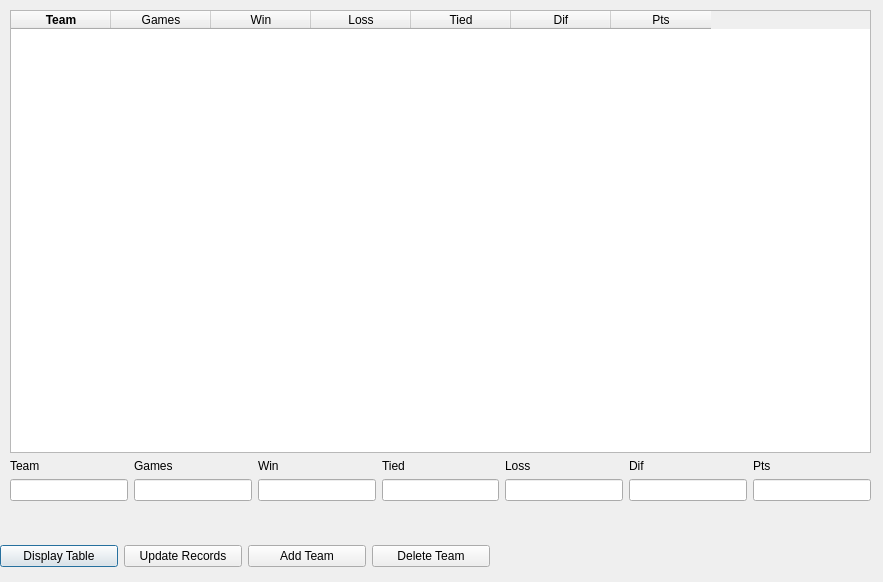
<?xml version="1.0" encoding="UTF-8"?>
<ui version="4.0">
 <class>georgetown1</class>
 <widget class="QDialog" name="georgetown1">
  <property name="geometry">
   <rect>
    <x>0</x>
    <y>0</y>
    <width>883</width>
    <height>582</height>
   </rect>
  </property>
  <property name="windowTitle">
   <string>Dialog</string>
  </property>
  <widget class="QWidget" name="layoutWidget_2">
   <property name="geometry">
    <rect>
     <x>0</x>
     <y>540</y>
     <width>490</width>
     <height>32</height>
    </rect>
   </property>
   <layout class="QHBoxLayout" name="horizontalLayout_4">
    <item>
     <widget class="QPushButton" name="displayName">
      <property name="text">
       <string>Display Table</string>
      </property>
     </widget>
    </item>
    <item>
     <widget class="QPushButton" name="pushButtonUpdate">
      <property name="text">
       <string>Update Records</string>
      </property>
     </widget>
    </item>
    <item>
     <widget class="QPushButton" name="pushButtonagregar">
      <property name="text">
       <string>Add Team</string>
      </property>
     </widget>
    </item>
    <item>
     <widget class="QPushButton" name="pushButtonDelete">
      <property name="text">
       <string>Delete Team</string>
      </property>
     </widget>
    </item>
   </layout>
  </widget>
  <widget class="QWidget" name="">
   <property name="geometry">
    <rect>
     <x>10</x>
     <y>10</y>
     <width>861</width>
     <height>491</height>
    </rect>
   </property>
   <layout class="QVBoxLayout" name="verticalLayout_8">
    <item>
     <widget class="QTableWidget" name="tableDatos">
      <column>
       <property name="text">
        <string>Team</string>
       </property>
       <property name="font">
        <font>
         <weight>75</weight>
         <italic>false</italic>
         <bold>true</bold>
        </font>
       </property>
      </column>
      <column>
       <property name="text">
        <string>Games</string>
       </property>
      </column>
      <column>
       <property name="text">
        <string>Win</string>
       </property>
      </column>
      <column>
       <property name="text">
        <string>Loss</string>
       </property>
      </column>
      <column>
       <property name="text">
        <string>Tied</string>
       </property>
      </column>
      <column>
       <property name="text">
        <string>Dif</string>
       </property>
      </column>
      <column>
       <property name="text">
        <string>Pts</string>
       </property>
      </column>
     </widget>
    </item>
    <item>
     <layout class="QHBoxLayout" name="horizontalLayout">
      <item>
       <layout class="QVBoxLayout" name="verticalLayout_4">
        <item>
         <widget class="QLabel" name="label_3">
          <property name="text">
           <string>Team</string>
          </property>
         </widget>
        </item>
        <item>
         <widget class="QLineEdit" name="lineEditnombre"/>
        </item>
       </layout>
      </item>
      <item>
       <layout class="QVBoxLayout" name="verticalLayout">
        <item>
         <widget class="QLabel" name="label">
          <property name="text">
           <string>Games</string>
          </property>
         </widget>
        </item>
        <item>
         <widget class="QLineEdit" name="lineEdit"/>
        </item>
       </layout>
      </item>
      <item>
       <layout class="QVBoxLayout" name="verticalLayout_3">
        <item>
         <widget class="QLabel" name="label_5">
          <property name="text">
           <string>Win</string>
          </property>
         </widget>
        </item>
        <item>
         <widget class="QLineEdit" name="lineEditwin"/>
        </item>
       </layout>
      </item>
      <item>
       <layout class="QVBoxLayout" name="verticalLayout_5">
        <item>
         <widget class="QLabel" name="label_6">
          <property name="text">
           <string>Tied</string>
          </property>
         </widget>
        </item>
        <item>
         <widget class="QLineEdit" name="lineEdittied"/>
        </item>
       </layout>
      </item>
      <item>
       <layout class="QVBoxLayout" name="verticalLayout_6">
        <item>
         <widget class="QLabel" name="label_7">
          <property name="text">
           <string>Loss</string>
          </property>
         </widget>
        </item>
        <item>
         <widget class="QLineEdit" name="lineEditLoss"/>
        </item>
       </layout>
      </item>
      <item>
       <layout class="QVBoxLayout" name="verticalLayout_7">
        <item>
         <widget class="QLabel" name="label_8">
          <property name="text">
           <string>Dif</string>
          </property>
         </widget>
        </item>
        <item>
         <widget class="QLineEdit" name="lineEditDiff"/>
        </item>
       </layout>
      </item>
      <item>
       <layout class="QVBoxLayout" name="verticalLayout_2">
        <item>
         <widget class="QLabel" name="label_4">
          <property name="text">
           <string>Pts</string>
          </property>
         </widget>
        </item>
        <item>
         <widget class="QLineEdit" name="lineEditpts"/>
        </item>
       </layout>
      </item>
     </layout>
    </item>
   </layout>
  </widget>
 </widget>
 <resources/>
 <connections/>
</ui>
